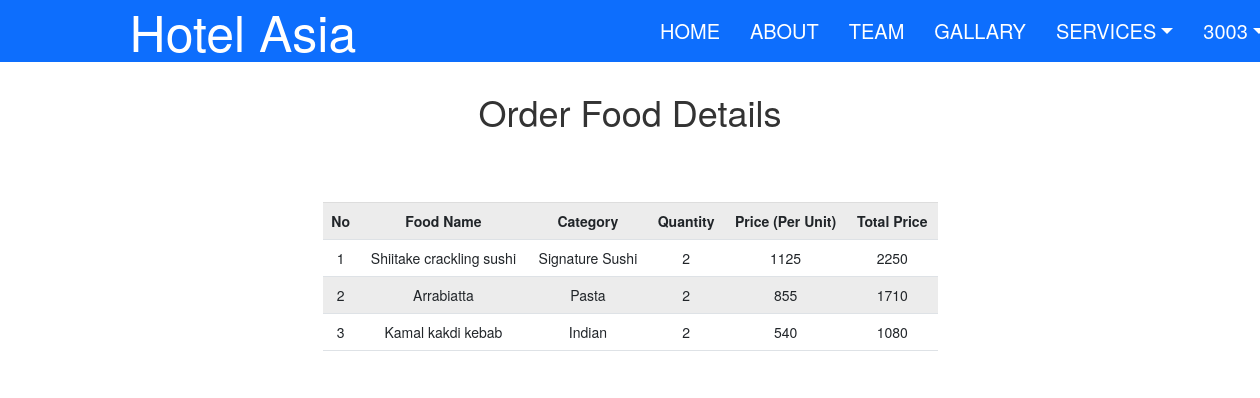
The app's page /foodOrdersDetail.php?id=31&status=1 (signed in) with its own data.
### tables this page shows
CREATE TABLE `confirm_food` (
  `id` int(11) NOT NULL,
  `order_id` int(11) NOT NULL,
  `food_name` varchar(100) NOT NULL,
  `category` varchar(100) NOT NULL,
  `quantity` int(11) NOT NULL,
  `price` double NOT NULL,
  `total_price` double NOT NULL
);

### foodOrdersDetail.php (the view, shortened to what this page needs)
<?php
$id=$_GET['id'];
$status=$_GET['status'];
?>
<!doctype html>
<html>
<head>
  <link rel="stylesheet" href="css\bootstrap.css">
  <link rel="stylesheet" href="css\room.css">
</head>
<body>
  <?php
    include 'foodheader.php';
    ?>
    <div class="container-flud">
      <div class="row" style="margin-top:30px;">
        <h1 style="text-align: center;">Order Food Details</h1>
      </div>
      <br>
      <br>
      <br>
      <div class="row">
        <div class="col-sm-6 offset-sm-3">
        <table class="table table-striped">
    <?php
    $conn = mysqli_connect("localhost","root","","hms") or die("Connection failed");
    if($status==0){
    $sql = "Select * from request_food where order_id=$id";
  }
  else if($status==1){
  $sql = "Select * from confirm_food where order_id=$id";
}
  else if($status==2 || $status==3){
    $sql = "Select * from final_foods where order_id=$id";
}
    $result = mysqli_query($conn, $sql) or die("Query failed");
    ?>
    <tr>
      <th style="text-align: center;">No</th>
      <th style="text-align: center;">Food Name</th>
      <th style="text-align: center;">Category</th>
      <th style="text-align: center;">Quantity</th>
      <th style="text-align: center;">Price (Per Unit)</th>
      <th style="text-align: center;">Total Price</th>
      </tr>
    <?php
    $no=1;
    while($row = mysqli_fetch_assoc($result)){
     ?>
     <tr>
       <td style="text-align: center;"><?php echo $no;?></td>
       <td style="text-align: center;"><?php echo ucfirst($row['food_name']);?></td>
       <td style="text-align: center;"><?php echo ucfirst($row['category']);?></td>
       <td style="text-align: center;"><?php echo $row['quantity'];?></td>
       <td style="text-align: center;"><?php echo $row['price'];?></td>
       <td style="text-align: center;"><?php echo $row['total_price'];?></td>
     </tr>
     <?php
     $no++;
       }
     ?>
   </table>
   </div>
    </div>
  </div>
</body>
</html>

### records on screen
confirm_food: food_name "Shiitake crackling sushi", category "Signature Sushi", quantity "2", price "1125", total_price "2250"
confirm_food: food_name "Arrabiatta", category "Pasta", quantity "2", price "855", total_price "1710"
confirm_food: food_name "Kamal kakdi kebab", category "Indian", quantity "2", price "540", total_price "1080"

### other values on screen
$_SESSION['roomno'] "3003"
